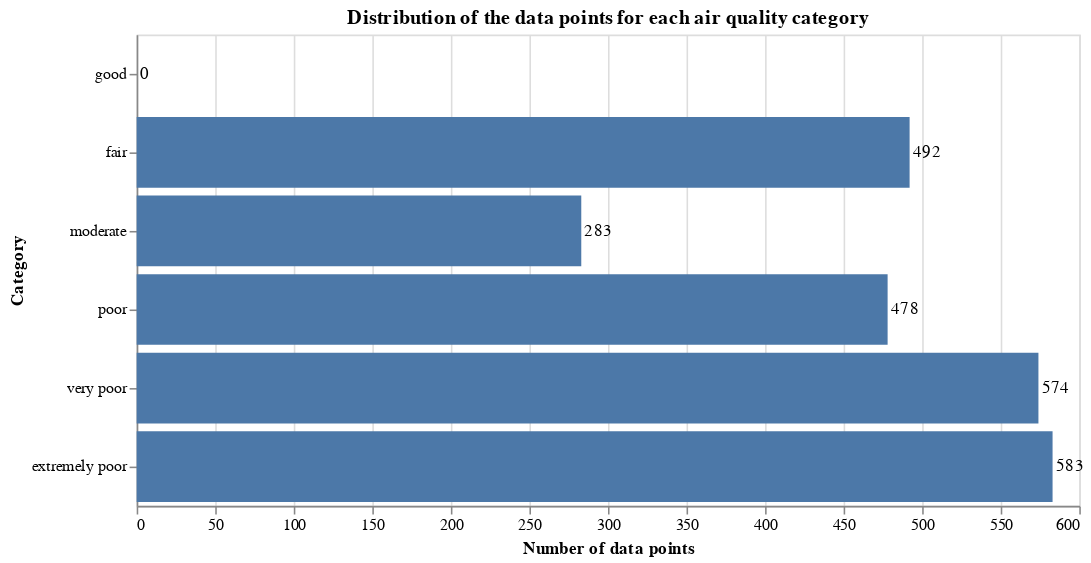

Write notebook code for a chart like this one.
### Code cell
dist_chart(count2)

### Figure 1 — Vega-Lite specification as saved in the notebook (floating-point values rounded to 4 significant figures)
{"config": {"view": {"continuousWidth": 400, "continuousHeight": 300}}, "layer": [{"mark": "bar"}, {"mark": {"type": "text", "align": "left", "dx": 2}, "encoding": {"text": {"field": "num_points", "type": "quantitative"}}}], "data": {"name": "data-7b17014e1ffefcdc3b88e3df0d0ab2c0"}, "encoding": {"x": {"field": "num_points", "type": "quantitative", "title": "Number of data points"}, "y": {"field": "category", "type": "nominal", "sort": null, "title": "Category"}}, "height": 300, "title": "Distribution of the data points for each air quality category", "width": 600, "$schema": "https://vega.github.io/schema/vega-lite/v4.17.0.json", "datasets": {"data-7b17014e1ffefcdc3b88e3df0d0ab2c0": [{"num_points": 0, "category": "good"}, {"num_points": 492, "category": "fair"}, {"num_points": 283, "category": "moderate"}, {"num_points": 478, "category": "poor"}, {"num_points": 574, "category": "very poor"}, {"num_points": 583, "category": "extremely poor"}]}}
